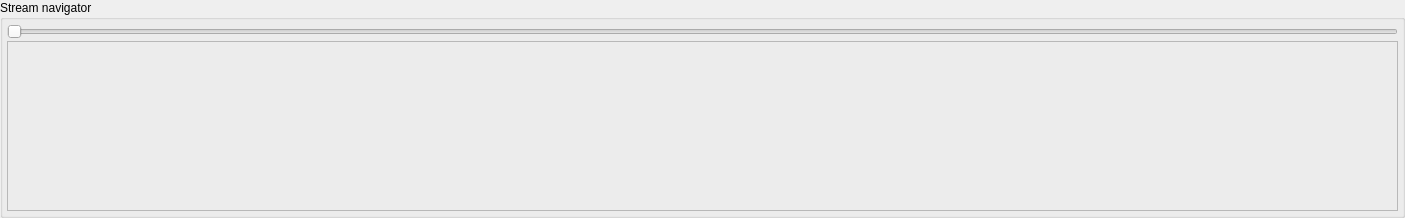
<ui version="4.0" >
 <class>TTStreamNavigatorWidget</class>
 <widget class="QWidget" name="TTStreamNavigatorWidget" >
  <property name="geometry" >
   <rect>
    <x>0</x>
    <y>0</y>
    <width>1405</width>
    <height>218</height>
   </rect>
  </property>
  <property name="windowTitle" >
   <string>Form</string>
  </property>
  <layout class="QGridLayout" >
   <property name="leftMargin" >
    <number>0</number>
   </property>
   <property name="topMargin" >
    <number>0</number>
   </property>
   <property name="rightMargin" >
    <number>0</number>
   </property>
   <property name="bottomMargin" >
    <number>0</number>
   </property>
   <property name="horizontalSpacing" >
    <number>4</number>
   </property>
   <property name="verticalSpacing" >
    <number>4</number>
   </property>
   <item row="0" column="0" >
    <widget class="QGroupBox" name="gbSlider" >
     <property name="minimumSize" >
      <size>
       <width>640</width>
       <height>60</height>
      </size>
     </property>
     <property name="title" >
      <string>Stream navigator</string>
     </property>
     <layout class="QGridLayout" >
      <property name="leftMargin" >
       <number>4</number>
      </property>
      <property name="topMargin" >
       <number>4</number>
      </property>
      <property name="rightMargin" >
       <number>4</number>
      </property>
      <property name="bottomMargin" >
       <number>4</number>
      </property>
      <property name="horizontalSpacing" >
       <number>2</number>
      </property>
      <property name="verticalSpacing" >
       <number>2</number>
      </property>
      <item row="0" column="0" >
       <widget class="QSlider" name="videoSlider" >
        <property name="orientation" >
         <enum>Qt::Horizontal</enum>
        </property>
        <property name="invertedControls" >
         <bool>true</bool>
        </property>
       </widget>
      </item>
      <item row="1" column="0" >
       <widget class="TTNavigatorDisplay" name="navigatorDisplay" >
        <property name="frameShape" >
         <enum>QFrame::StyledPanel</enum>
        </property>
        <property name="frameShadow" >
         <enum>QFrame::Sunken</enum>
        </property>
       </widget>
      </item>
     </layout>
    </widget>
   </item>
  </layout>
 </widget>
 <customwidgets>
  <customwidget>
   <class>TTNavigatorDisplay</class>
   <extends>QFrame</extends>
   <header>../gui/ttnavigatordisplay.h</header>
   <container>1</container>
  </customwidget>
 </customwidgets>
 <resources/>
 <connections/>
</ui>
